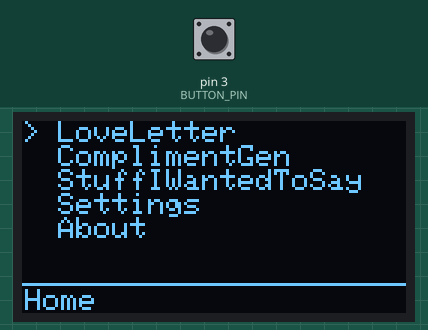
Bench run of a sketch on a simulated Arduino Uno, built with avr-gcc and run on an emulated ATmega328P. On the bench: 128×64 one-colour display. The inputs (shaded band) are chosen by the test bench; at power-on: pin 3 (BUTTON_PIN) HIGH.

Above: at 1.2 s.
1.3 s: pin 3 (BUTTON_PIN) pulled LOW for 0.15 s
At 1.9 s:
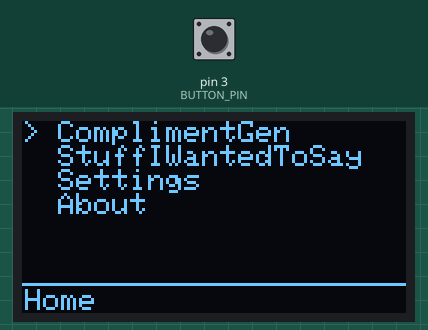
2.9 s: pin 3 (BUTTON_PIN) pulled LOW for 1 s
At 3.6 s:
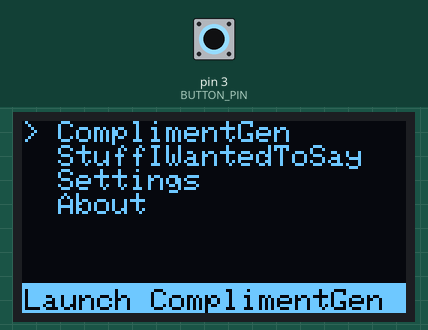
5.4 s: pin 3 (BUTTON_PIN) pulled LOW for 3.2 s
At 6.6 s:
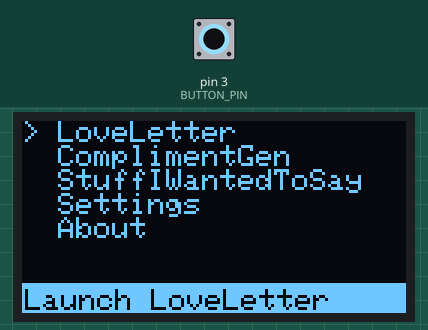
10.1 s: pin 3 (BUTTON_PIN) pulled LOW for 1 s
At 10.9 s:
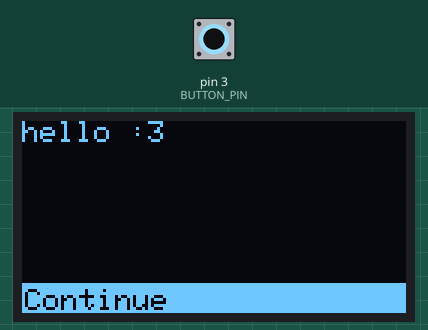
12.6 s: pin 3 (BUTTON_PIN) pulled LOW for 3.2 s
At 16.3 s:
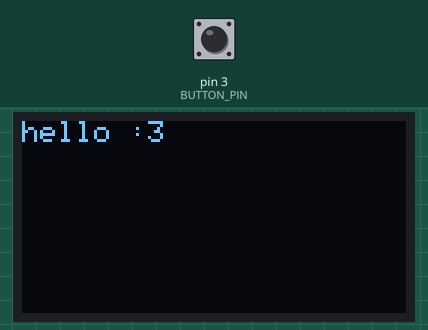
17.3 s: pin 3 (BUTTON_PIN) pulled LOW for 0.15 s
At 18.9 s:
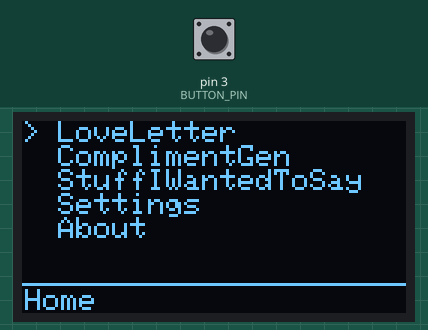
Timing chart, 0 to 19.9 s (numbered marks = the images above; inputs shaded):
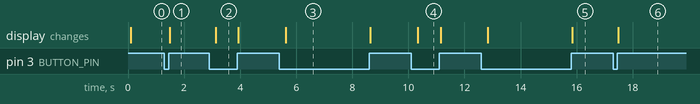

The sketch:

anotherone.ino
```cpp
#include <Wire.h>
#include <Adafruit_SSD1306.h>

// ----- BUTTON -----
const uint8_t BUTTON_PIN = 3;

// ----- DISPLAY -----
const uint8_t
	DISPLAY_WIDTH = 128,
	DISPLAY_HEIGHT = 64,
	DISPLAY_ADDRESS = 0x3C,
	DISPLAY_MAX_CHAR = 21,
	DISPLAY_MAX_LINES = 6
;
Adafruit_SSD1306 oled(DISPLAY_WIDTH, DISPLAY_HEIGHT, &Wire, -1);

// ----- APPLICATIONS -----
const uint8_t TOTAL_APPS = 5;
const char apps[TOTAL_APPS][DISPLAY_MAX_CHAR-2] = {
	"LoveLetter",
	"ComplimentGen",
	"StuffIWantedToSay",
	"Settings",
	"About"
};


// ----- BOTTOM BAR HELPERS -----
void drawBottomBar(char text[DISPLAY_MAX_CHAR+1]) {
	// line
	oled.drawLine(
		0,
		DISPLAY_HEIGHT-10,
		DISPLAY_WIDTH,
		DISPLAY_HEIGHT-10,
		1
	);

	// bottom text
	oled.setCursor(1, DISPLAY_HEIGHT-8);
	oled.print(text);
}

void fillBottomBar(char text[DISPLAY_MAX_CHAR+1]) {
	// rectangle
	oled.fillRect(
		0,
		DISPLAY_HEIGHT-10,
		DISPLAY_WIDTH,
		10,
		1
	);

	// bottom text
	oled.setCursor(1, DISPLAY_HEIGHT-8);
	oled.setTextColor(SSD1306_BLACK);
	oled.print(text);

	oled.setTextColor(SSD1306_WHITE);
}

// ----- BUTTON HANDLER -----
bool handleButton(char bottomText[DISPLAY_MAX_CHAR+1]) {
	bool isHeld = false;

	while (digitalRead(BUTTON_PIN)) {}
	long pressStart = millis();
	delay(80);
	while (!digitalRead(BUTTON_PIN)) {
		if (millis() - pressStart >= 200) {
			fillBottomBar(bottomText);
			oled.display();
			isHeld = true;
		}
	}

	return isHeld;
}

// ----- APPLICATIONS -----
void LoveLetter() {
	oled.clearDisplay();
	oled.setCursor(0, 0);
	oled.print("hello :3");
	oled.display();
	handleButton("Continue");
}

// ----- STARTUP -----
void setup() {
	// light stuff first
	Serial.begin(115200);

	pinMode(BUTTON_PIN, INPUT_PULLUP);

	// then display next
	oled.begin(SSD1306_SWITCHCAPVCC, DISPLAY_ADDRESS);
	oled.setTextColor(SSD1306_WHITE);

	oled.clearDisplay();
	oled.display();
}

// ----- LOOP AS APP LAUNCHER -----
void loop() {
	int selectedItem = 0;

	while (true) {
		oled.clearDisplay();

		drawBottomBar("Home");

		oled.setCursor(0, 0);
		int screenMaxItems = selectedItem+DISPLAY_MAX_LINES > TOTAL_APPS ? TOTAL_APPS : selectedItem+DISPLAY_MAX_LINES;
		for (int i = selectedItem; i < screenMaxItems; i++) {
			oled.print(i == selectedItem ? "> ": "  ");
			oled.println(apps[i]);
		}

		oled.display();

		char bottomText[27] = "";
		sprintf(bottomText, "Launch %s", apps[selectedItem]);
		if (handleButton(bottomText)) {
			break;
		} else {
			selectedItem = selectedItem != TOTAL_APPS-1 ? selectedItem+1 : 0;
		}
	}

	switch (selectedItem) {
		case 0:
			LoveLetter();
			break;
		case 1:
			break;
		case 2:
			break;
		case 3:
			break;
		case 4:
			break;
	}

}
```

Measured:
- after the input at 1.3 s, the display: changes after 0.18 s (image 1)
- after the input at 2.9 s, the display: changes after 0.23 s (image 2)
- after the input at 5.4 s, the display: changes after 0.23 s (image 3)
- after the input at 10.1 s, the display: changes after 0.23 s (image 4)
- after the input at 12.6 s, the display: first changes after 0.23 s (image 5 shows a later state)
- after the input at 17.3 s, the display: changes after 0.18 s (image 6)
